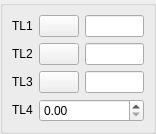
<ui version="4.0" >
 <class>DlgRef_3Sel1Spin_QTD</class>
 <widget class="QWidget" name="DlgRef_3Sel1Spin_QTD" >
  <property name="geometry" >
   <rect>
    <x>0</x>
    <y>0</y>
    <width>156</width>
    <height>128</height>
   </rect>
  </property>
  <property name="sizePolicy" >
   <sizepolicy vsizetype="Preferred" hsizetype="Preferred" >
    <horstretch>0</horstretch>
    <verstretch>0</verstretch>
   </sizepolicy>
  </property>
  <property name="windowTitle" >
   <string/>
  </property>
  <layout class="QGridLayout" >
   <property name="leftMargin" >
    <number>0</number>
   </property>
   <property name="topMargin" >
    <number>0</number>
   </property>
   <property name="rightMargin" >
    <number>0</number>
   </property>
   <property name="bottomMargin" >
    <number>0</number>
   </property>
   <property name="horizontalSpacing" >
    <number>0</number>
   </property>
   <property name="verticalSpacing" >
    <number>0</number>
   </property>
   <item row="0" column="0" >
    <widget class="QGroupBox" name="GroupBox1" >
     <property name="sizePolicy" >
      <sizepolicy vsizetype="Preferred" hsizetype="Preferred" >
       <horstretch>0</horstretch>
       <verstretch>0</verstretch>
      </sizepolicy>
     </property>
     <property name="title" >
      <string/>
     </property>
     <layout class="QGridLayout" >
      <property name="leftMargin" >
       <number>9</number>
      </property>
      <property name="topMargin" >
       <number>9</number>
      </property>
      <property name="rightMargin" >
       <number>9</number>
      </property>
      <property name="bottomMargin" >
       <number>9</number>
      </property>
      <property name="horizontalSpacing" >
       <number>6</number>
      </property>
      <property name="verticalSpacing" >
       <number>6</number>
      </property>
      <item row="0" column="0" >
       <widget class="QLabel" name="TextLabel1" >
        <property name="sizePolicy" >
         <sizepolicy vsizetype="Fixed" hsizetype="Fixed" >
          <horstretch>0</horstretch>
          <verstretch>0</verstretch>
         </sizepolicy>
        </property>
        <property name="text" >
         <string>TL1</string>
        </property>
        <property name="wordWrap" >
         <bool>false</bool>
        </property>
       </widget>
      </item>
      <item row="2" column="2" >
       <widget class="QLineEdit" name="LineEdit3" />
      </item>
      <item row="2" column="0" >
       <widget class="QLabel" name="TextLabel3" >
        <property name="sizePolicy" >
         <sizepolicy vsizetype="Fixed" hsizetype="Fixed" >
          <horstretch>0</horstretch>
          <verstretch>0</verstretch>
         </sizepolicy>
        </property>
        <property name="text" >
         <string>TL3</string>
        </property>
        <property name="wordWrap" >
         <bool>false</bool>
        </property>
       </widget>
      </item>
      <item row="0" column="1" >
       <widget class="QPushButton" name="PushButton1" >
        <property name="sizePolicy" >
         <sizepolicy vsizetype="Fixed" hsizetype="Fixed" >
          <horstretch>0</horstretch>
          <verstretch>0</verstretch>
         </sizepolicy>
        </property>
        <property name="text" >
         <string/>
        </property>
       </widget>
      </item>
      <item row="3" column="0" >
       <widget class="QLabel" name="TextLabel4" >
        <property name="sizePolicy" >
         <sizepolicy vsizetype="Fixed" hsizetype="Fixed" >
          <horstretch>0</horstretch>
          <verstretch>0</verstretch>
         </sizepolicy>
        </property>
        <property name="text" >
         <string>TL4</string>
        </property>
        <property name="wordWrap" >
         <bool>false</bool>
        </property>
       </widget>
      </item>
      <item row="1" column="2" >
       <widget class="QLineEdit" name="LineEdit2" />
      </item>
      <item row="2" column="1" >
       <widget class="QPushButton" name="PushButton3" >
        <property name="sizePolicy" >
         <sizepolicy vsizetype="Fixed" hsizetype="Fixed" >
          <horstretch>0</horstretch>
          <verstretch>0</verstretch>
         </sizepolicy>
        </property>
        <property name="text" >
         <string/>
        </property>
       </widget>
      </item>
      <item row="1" column="0" >
       <widget class="QLabel" name="TextLabel2" >
        <property name="sizePolicy" >
         <sizepolicy vsizetype="Fixed" hsizetype="Fixed" >
          <horstretch>0</horstretch>
          <verstretch>0</verstretch>
         </sizepolicy>
        </property>
        <property name="text" >
         <string>TL2</string>
        </property>
        <property name="wordWrap" >
         <bool>false</bool>
        </property>
       </widget>
      </item>
      <item row="0" column="2" >
       <widget class="QLineEdit" name="LineEdit1" />
      </item>
      <item row="1" column="1" >
       <widget class="QPushButton" name="PushButton2" >
        <property name="sizePolicy" >
         <sizepolicy vsizetype="Fixed" hsizetype="Fixed" >
          <horstretch>0</horstretch>
          <verstretch>0</verstretch>
         </sizepolicy>
        </property>
        <property name="text" >
         <string/>
        </property>
       </widget>
      </item>
      <item row="3" column="1" colspan="2" >
       <widget class="SalomeApp_DoubleSpinBox" name="SpinBox_DX" />
      </item>
     </layout>
    </widget>
   </item>
  </layout>
 </widget>
 <layoutdefault spacing="6" margin="11" />
 <pixmapfunction>qPixmapFromMimeSource</pixmapfunction>
 <customwidgets>
  <customwidget>
   <class>SalomeApp_DoubleSpinBox</class>
   <extends>QDoubleSpinBox</extends>
   <header location="global" >gui/SalomeApp_DoubleSpinBox.h</header>
  </customwidget>	
 </customwidgets>
 <tabstops>
  <tabstop>PushButton1</tabstop>
  <tabstop>LineEdit1</tabstop>
  <tabstop>PushButton2</tabstop>
  <tabstop>LineEdit2</tabstop>
  <tabstop>PushButton3</tabstop>
  <tabstop>LineEdit3</tabstop>
  <tabstop>SpinBox_DX</tabstop>
 </tabstops>
 <resources/>
 <connections/>
</ui>
